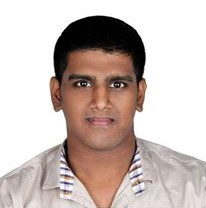
#> input picture Sources/Aaron John Sabu.jpg, 206 x 208 px
$ python 003__Geometrified_Image.py
#> lines starting #> are read from the running program, lines starting #| are printed output that depends on the picture; after the words box and inside, x2 and y2 are one past the last pixel; in counts of white or black regions, pixels touching at a corner belong together
#!/usr/bin/env python
import cv2
import numpy

image01       = cv2.imread('../Sources/Aaron John Sabu.jpg', cv2.IMREAD_COLOR)
#> image01 is the input picture: shape (208, 206, 3); mean B, G, R 183.5, 188.4, 202.3
height, width = image01.shape[:2]
#> height = 208; width = 206
val           = 5
f_face        = cv2.FONT_HERSHEY_SIMPLEX

image01 = cv2.rectangle(image01,          (val,val),               (width-val, height-val),      (0,0,255),   3)
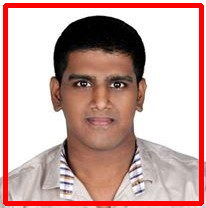
#> image01: shape (208, 206, 3); 9.17% of pixels changed, all inside (x1, y1, x2, y2) = (3, 3, 204, 206)
image01 = cv2.rectangle(image01,          (0,0),                   (val,val),                    (0,0,255),  -1)
#> image01: shape (208, 206, 3); 0.07% of pixels changed, all inside (x1, y1, x2, y2) = (0, 0, 6, 6)
image01 = cv2.rectangle(image01,          (width,0),               (width-val, val),             (0,0,255),  -1)
#> image01: shape (208, 206, 3); mean B, G, R 161.6, 166.4, 203.6
image01 = cv2.rectangle(image01,          (0,height),              (val, height-val),            (0,0,255),  -1)
image01 = cv2.rectangle(image01,          (width,height),          (width-val, height-val),      (0,0,255),  -1)
#> image01: shape (208, 206, 3); mean B, G, R 161.4, 166.2, 203.7
image01 = cv2.line     (image01,          (val+10, height-val-5),  (width-val-10, height-val-5), (200,0,0),   2)
image01 = cv2.circle   (image01,          (width/2-3,height/2-20), 75,                           (0,255,0),   2)
image01 = cv2.putText  (image01, 'Aaron', (width/2-50, height-val-10), f_face, 1,                (100,100,0), 2)
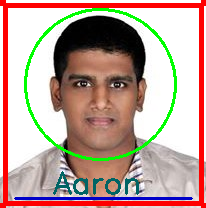
#> image01: shape (208, 206, 3); mean B, G, R 153.2, 163.7, 190.3

cv2.imshow('Aaron John Sabu', image01)
keyb_inp = cv2.waitKey(0)
#> (key Esc is pressed here)
if keyb_inp == 27:
	cv2.destroyAllWindows()
elif keyb_inp == ord('s'):
	cv2.imwrite('../Outputs/Aaron_Geometrified.png', image01)
	cv2.destroyAllWindows()
else:
	print('NA')
